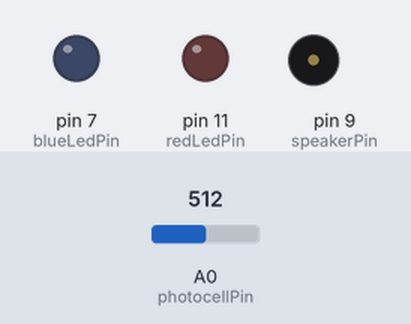
Simulated run of this sketch. Board: Arduino Uno, built with avr-gcc and run on an emulated ATmega328P. Shown: output pins drawn as LEDs (lit = HIGH), buzzer (waves = sounding). Dashed ring = blinking. The inputs (shaded band) are chosen by the test bench; at power-on: A0 (photocellPin) = 512. Pins used as bus, display or sensor lines are not drawn.

Above: at 1.2 s.
1.3 s: A0 (photocellPin) set to 215
2.8 s: A0 (photocellPin) set to 189
At 8.54 s:
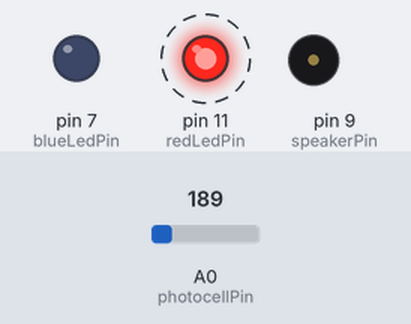
At 9.14 s:
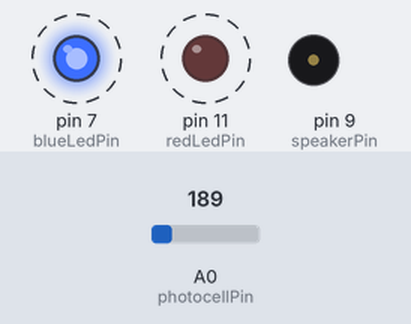
Timing chart, 0 to 17.8 s (numbered marks = the images above; inputs shaded):
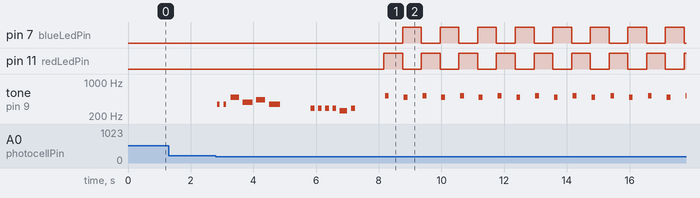

Measured:
- the behaviour switches between 200 and 199 on A0 (photocellPin) (found by bisection; images 0 and 1)
- after the input at 1.3 s, every drawn part: stays the same
- after the input at 2.8 s, pin 7 (blueLedPin): alternates HIGH for 0.60 s and LOW for 0.60 s, starting after 6.0 s; pin 11 (redLedPin): alternates HIGH for 0.60 s and LOW for 0.60 s, starting after 5.4 s

The sketch:

Buzzer.ino
```cpp
/*
 *
 * Isaac Salier-Hellendag
 * October 3, 2007
 * TUI Assignment 5
 *
 * Ghostbusters!
 * When there's something strange in the neighborhood, or at least when the
 * lights are turned off, ghouls and spooks come out and it's time for Bill Murray,
 * Dan Aykroyd, and the other two dudes to get to work.
 *
 * The photocell responds when the light goes below a certain level, as the Piezo speaker
 * plays the Ghostbusters theme, the LED lights flash as a siren, and the Piezo sounds
 * the siren tones.
 *
 */

int photocellPin = 0;    // select the input pin for the potentiometer
int speakerPin = 9;
int redLedPin = 11;
int blueLedPin = 7;

int lightVal = 0;
int numFlashes = 25;
int sirenCount = 50;

byte names[] = {'c', 'd', 'e', 'f', 'g', 'a', 'b', 'C'};
int tones[] = {1915, 1700, 1519, 1432, 1275, 1136, 1014, 956};
byte melody[] = "1f1p1f1p4b1p4g1p4a1p4f8p1d1p1d1p1d1p1d1p2c1p1d8p8p";
// count length: 1 2 3 4 5 6 7 8 9 0 1 2 3 4 5 6 7 8 9 0 1 2 3 4 5 6 7 8 9 0
//                                10                  20                  30
int count = 0;
int count2 = 0;
int count3 = 0;
int MAX_COUNT = 24;
int statePin = LOW;

void setup() {
  pinMode(speakerPin, OUTPUT);
  //beginSerial(9600);
  //Serial.println("ready");
}

void loop() {
  digitalWrite(speakerPin, LOW);

  if(nightTime()) {
    playMelody();
    for(int i=0 ; i < numFlashes ; i++) {
      flashSiren();
    }
  }

}

void flashSiren() {
    analogWrite(redLedPin, 255);
    for(int i=0 ; i < sirenCount ; i++) {
      digitalWrite(speakerPin, HIGH);
      delayMicroseconds(tones[7]);
      digitalWrite(speakerPin, LOW);
      delayMicroseconds(tones[7]);
    }
    delay(500);
    analogWrite(redLedPin, 0);
    analogWrite(blueLedPin, 255);
    for(int i=0 ; i < sirenCount ; i++) {
      digitalWrite(speakerPin, HIGH);
      delayMicroseconds(tones[6]);
      digitalWrite(speakerPin, LOW);
      delayMicroseconds(tones[6]);
    }
    delay(500);
    analogWrite(blueLedPin, 0);
}

void playTheme() {

}

boolean nightTime() {
  lightVal = analogRead(photocellPin);
  return (lightVal < 200);
}


void playMelody() {
  digitalWrite(speakerPin, LOW);
  for (count = 0; count < MAX_COUNT; count++) {
    statePin = !statePin;
    for (count3 = 0; count3 <= (melody[count*2] - 48) * 30; count3++) {
      for (count2=0;count2<8;count2++) {
        if (names[count2] == melody[count*2 + 1]) {
          digitalWrite(speakerPin,HIGH);
          delayMicroseconds(tones[count2]);
          digitalWrite(speakerPin, LOW);
          delayMicroseconds(tones[count2]);
        }
        if (melody[count*2 + 1] == 'p') {
          // make a pause of a certain size
          digitalWrite(speakerPin, 0);
          delayMicroseconds(500);
        }
      }
    }
  }
}
```
